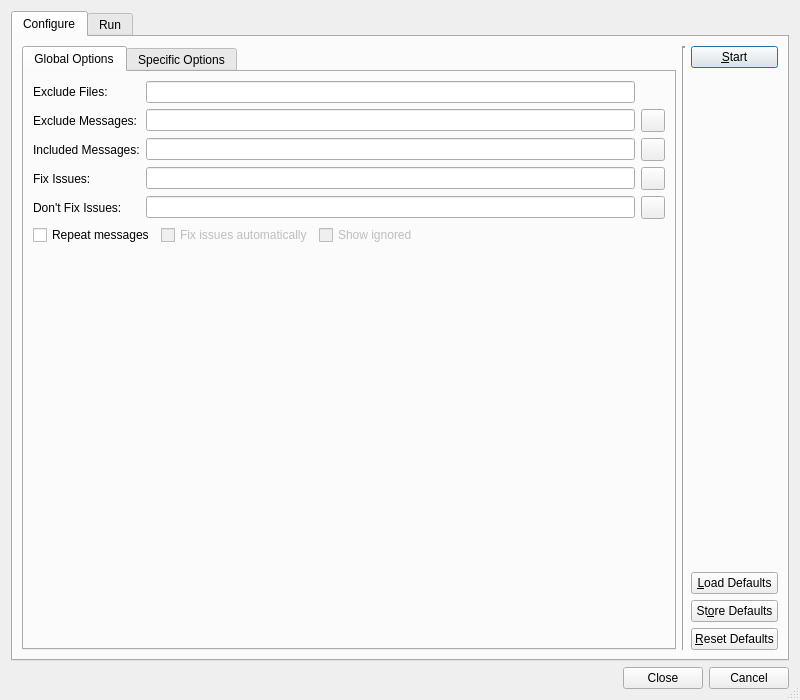
<?xml version="1.0" encoding="UTF-8"?>
<ui version="4.0">
 <class>CodeStyleCheckerDialog</class>
 <widget class="QDialog" name="CodeStyleCheckerDialog">
  <property name="geometry">
   <rect>
    <x>0</x>
    <y>0</y>
    <width>800</width>
    <height>700</height>
   </rect>
  </property>
  <property name="windowTitle">
   <string>Code Style Check Result</string>
  </property>
  <property name="whatsThis">
   <string>&lt;b&gt;Code Style Check Results&lt;/b&gt;
&lt;p&gt;This dialog shows the results of the code style check. Double clicking an
entry will open an editor window and position the cursor at the respective line and position.&lt;/p&gt;</string>
  </property>
  <property name="sizeGripEnabled">
   <bool>true</bool>
  </property>
  <layout class="QVBoxLayout" name="verticalLayout_9">
   <item>
    <widget class="QTabWidget" name="mainWidget">
     <property name="currentIndex">
      <number>0</number>
     </property>
     <widget class="QWidget" name="configureTab">
      <attribute name="title">
       <string>Configure</string>
      </attribute>
      <layout class="QHBoxLayout" name="horizontalLayout_2">
       <item>
        <widget class="QTabWidget" name="optionsTabWidget">
         <property name="currentIndex">
          <number>0</number>
         </property>
         <widget class="QWidget" name="globalOptionsTab">
          <attribute name="title">
           <string>Global Options</string>
          </attribute>
          <layout class="QGridLayout" name="gridLayout_2">
           <item row="0" column="0">
            <widget class="QLabel" name="label_2">
             <property name="text">
              <string>Exclude Files:</string>
             </property>
            </widget>
           </item>
           <item row="0" column="1">
            <widget class="E5ClearableLineEdit" name="excludeFilesEdit">
             <property name="toolTip">
              <string>Enter filename patterns of files to be excluded separated by a comma</string>
             </property>
            </widget>
           </item>
           <item row="1" column="0">
            <widget class="QLabel" name="label">
             <property name="text">
              <string>Exclude Messages:</string>
             </property>
            </widget>
           </item>
           <item row="1" column="1">
            <widget class="E5ClearableLineEdit" name="excludeMessagesEdit">
             <property name="toolTip">
              <string>Enter message codes or categories to be excluded separated by a comma</string>
             </property>
            </widget>
           </item>
           <item row="1" column="2">
            <widget class="QToolButton" name="excludeMessagesSelectButton">
             <property name="toolTip">
              <string>Press to select the message codes from a list</string>
             </property>
            </widget>
           </item>
           <item row="2" column="0">
            <widget class="QLabel" name="label_3">
             <property name="text">
              <string>Included Messages:</string>
             </property>
            </widget>
           </item>
           <item row="2" column="1">
            <widget class="E5ClearableLineEdit" name="includeMessagesEdit">
             <property name="toolTip">
              <string>Enter message codes or categories to be included separated by a comma</string>
             </property>
            </widget>
           </item>
           <item row="2" column="2">
            <widget class="QToolButton" name="includeMessagesSelectButton">
             <property name="toolTip">
              <string>Press to select the message codes from a list</string>
             </property>
            </widget>
           </item>
           <item row="3" column="0">
            <widget class="QLabel" name="label_4">
             <property name="text">
              <string>Fix Issues:</string>
             </property>
            </widget>
           </item>
           <item row="3" column="1">
            <widget class="E5ClearableLineEdit" name="fixIssuesEdit">
             <property name="toolTip">
              <string>Enter message codes of issues to be fixed automatically (leave empty to fix all)</string>
             </property>
            </widget>
           </item>
           <item row="3" column="2">
            <widget class="QToolButton" name="fixIssuesSelectButton">
             <property name="toolTip">
              <string>Press to select the message codes from a list</string>
             </property>
            </widget>
           </item>
           <item row="4" column="0">
            <widget class="QLabel" name="label_6">
             <property name="text">
              <string>Don't Fix Issues:</string>
             </property>
            </widget>
           </item>
           <item row="4" column="1">
            <widget class="E5ClearableLineEdit" name="noFixIssuesEdit">
             <property name="toolTip">
              <string>Enter message codes of issues not to be fixed automatically</string>
             </property>
            </widget>
           </item>
           <item row="4" column="2">
            <widget class="QToolButton" name="noFixIssuesSelectButton">
             <property name="toolTip">
              <string>Press to select the message codes from a list</string>
             </property>
            </widget>
           </item>
           <item row="5" column="0" colspan="3">
            <layout class="QHBoxLayout" name="horizontalLayout">
             <item>
              <widget class="QCheckBox" name="repeatCheckBox">
               <property name="toolTip">
                <string>Select to repeat each message type</string>
               </property>
               <property name="text">
                <string>Repeat messages</string>
               </property>
              </widget>
             </item>
             <item>
              <widget class="QCheckBox" name="fixIssuesCheckBox">
               <property name="enabled">
                <bool>false</bool>
               </property>
               <property name="toolTip">
                <string>Select to fix some issues</string>
               </property>
               <property name="text">
                <string>Fix issues automatically</string>
               </property>
              </widget>
             </item>
             <item>
              <widget class="QCheckBox" name="ignoredCheckBox">
               <property name="enabled">
                <bool>false</bool>
               </property>
               <property name="toolTip">
                <string>Select to show ignored issues</string>
               </property>
               <property name="text">
                <string>Show ignored</string>
               </property>
              </widget>
             </item>
             <item>
              <spacer name="horizontalSpacer">
               <property name="orientation">
                <enum>Qt::Horizontal</enum>
               </property>
               <property name="sizeHint" stdset="0">
                <size>
                 <width>40</width>
                 <height>20</height>
                </size>
               </property>
              </spacer>
             </item>
            </layout>
           </item>
           <item row="6" column="0" colspan="2">
            <spacer name="verticalSpacer_2">
             <property name="orientation">
              <enum>Qt::Vertical</enum>
             </property>
             <property name="sizeHint" stdset="0">
              <size>
               <width>20</width>
               <height>68</height>
              </size>
             </property>
            </spacer>
           </item>
          </layout>
         </widget>
         <widget class="QWidget" name="specificOptionsTab">
          <attribute name="title">
           <string>Specific Options</string>
          </attribute>
          <layout class="QVBoxLayout" name="verticalLayout_4">
           <property name="leftMargin">
            <number>1</number>
           </property>
           <property name="topMargin">
            <number>1</number>
           </property>
           <property name="rightMargin">
            <number>1</number>
           </property>
           <property name="bottomMargin">
            <number>1</number>
           </property>
           <item>
            <widget class="QScrollArea" name="scrollArea">
             <property name="frameShape">
              <enum>QFrame::NoFrame</enum>
             </property>
             <property name="frameShadow">
              <enum>QFrame::Plain</enum>
             </property>
             <property name="verticalScrollBarPolicy">
              <enum>Qt::ScrollBarAlwaysOn</enum>
             </property>
             <property name="widgetResizable">
              <bool>true</bool>
             </property>
             <widget class="QWidget" name="scrollAreaWidgetContents">
              <property name="geometry">
               <rect>
                <x>0</x>
                <y>0</y>
                <width>389</width>
                <height>1102</height>
               </rect>
              </property>
              <layout class="QVBoxLayout" name="verticalLayout_6">
               <item>
                <widget class="QGroupBox" name="groupBox">
                 <property name="title">
                  <string>Source Style</string>
                 </property>
                 <layout class="QVBoxLayout" name="verticalLayout_2">
                  <item>
                   <layout class="QGridLayout" name="gridLayout_5">
                    <item row="0" column="0">
                     <widget class="QLabel" name="label_5">
                      <property name="text">
                       <string>Max. Line Length:</string>
                      </property>
                     </widget>
                    </item>
                    <item row="0" column="1">
                     <widget class="QSpinBox" name="lineLengthSpinBox">
                      <property name="toolTip">
                       <string>Enter the maximum allowed line length (PEP-8: 79 characters)</string>
                      </property>
                      <property name="alignment">
                       <set>Qt::AlignRight|Qt::AlignTrailing|Qt::AlignVCenter</set>
                      </property>
                      <property name="minimum">
                       <number>60</number>
                      </property>
                      <property name="maximum">
                       <number>119</number>
                      </property>
                      <property name="value">
                       <number>79</number>
                      </property>
                     </widget>
                    </item>
                    <item row="1" column="0">
                     <widget class="QLabel" name="label_17">
                      <property name="text">
                       <string>Max. Documentation Line Length:</string>
                      </property>
                     </widget>
                    </item>
                    <item row="1" column="1">
                     <widget class="QSpinBox" name="docLineLengthSpinBox">
                      <property name="toolTip">
                       <string>Enter the maximum allowed line length (PEP-8: 79 characters)</string>
                      </property>
                      <property name="alignment">
                       <set>Qt::AlignRight|Qt::AlignTrailing|Qt::AlignVCenter</set>
                      </property>
                      <property name="minimum">
                       <number>60</number>
                      </property>
                      <property name="maximum">
                       <number>119</number>
                      </property>
                      <property name="value">
                       <number>79</number>
                      </property>
                     </widget>
                    </item>
                    <item row="0" column="2">
                     <spacer name="horizontalSpacer_3">
                      <property name="orientation">
                       <enum>Qt::Horizontal</enum>
                      </property>
                      <property name="sizeHint" stdset="0">
                       <size>
                        <width>40</width>
                        <height>20</height>
                       </size>
                      </property>
                     </spacer>
                    </item>
                   </layout>
                  </item>
                  <item>
                   <widget class="QGroupBox" name="groupBox_8">
                    <property name="title">
                     <string>Blank Lines Before</string>
                    </property>
                    <layout class="QGridLayout" name="gridLayout_3">
                     <item row="0" column="0">
                      <widget class="QLabel" name="label_15">
                       <property name="text">
                        <string>Top Level Classes and Functions:</string>
                       </property>
                      </widget>
                     </item>
                     <item row="0" column="1">
                      <widget class="QSpinBox" name="blankBeforeTopLevelSpinBox">
                       <property name="toolTip">
                        <string>Enter the number of blank lines before top level classes and functions</string>
                       </property>
                       <property name="alignment">
                        <set>Qt::AlignRight|Qt::AlignTrailing|Qt::AlignVCenter</set>
                       </property>
                       <property name="minimum">
                        <number>1</number>
                       </property>
                       <property name="maximum">
                        <number>10</number>
                       </property>
                       <property name="value">
                        <number>2</number>
                       </property>
                      </widget>
                     </item>
                     <item row="0" column="2">
                      <spacer name="horizontalSpacer_6">
                       <property name="orientation">
                        <enum>Qt::Horizontal</enum>
                       </property>
                       <property name="sizeHint" stdset="0">
                        <size>
                         <width>153</width>
                         <height>20</height>
                        </size>
                       </property>
                      </spacer>
                     </item>
                     <item row="1" column="0">
                      <widget class="QLabel" name="label_16">
                       <property name="text">
                        <string>Methods and Nested Classes and Functions:</string>
                       </property>
                      </widget>
                     </item>
                     <item row="1" column="1">
                      <widget class="QSpinBox" name="blankBeforeMethodSpinBox">
                       <property name="toolTip">
                        <string>Enter the number of blank lines before methods and nested classes or functions</string>
                       </property>
                       <property name="alignment">
                        <set>Qt::AlignRight|Qt::AlignTrailing|Qt::AlignVCenter</set>
                       </property>
                       <property name="minimum">
                        <number>1</number>
                       </property>
                       <property name="maximum">
                        <number>10</number>
                       </property>
                       <property name="value">
                        <number>1</number>
                       </property>
                      </widget>
                     </item>
                    </layout>
                   </widget>
                  </item>
                  <item>
                   <widget class="QCheckBox" name="hangClosingCheckBox">
                    <property name="toolTip">
                     <string>Select to allow hanging closing brackets</string>
                    </property>
                    <property name="text">
                     <string>Allow hanging closing brackets</string>
                    </property>
                   </widget>
                  </item>
                 </layout>
                </widget>
               </item>
               <item>
                <widget class="QGroupBox" name="groupBox_2">
                 <property name="title">
                  <string>Documentation Style</string>
                 </property>
                 <layout class="QHBoxLayout" name="horizontalLayout_3">
                  <item>
                   <widget class="QLabel" name="label_7">
                    <property name="text">
                     <string>Docstring Type:</string>
                    </property>
                   </widget>
                  </item>
                  <item>
                   <widget class="QComboBox" name="docTypeComboBox">
                    <property name="toolTip">
                     <string>Select the rule set for docstrings</string>
                    </property>
                   </widget>
                  </item>
                  <item>
                   <spacer name="horizontalSpacer_4">
                    <property name="orientation">
                     <enum>Qt::Horizontal</enum>
                    </property>
                    <property name="sizeHint" stdset="0">
                     <size>
                      <width>297</width>
                      <height>20</height>
                     </size>
                    </property>
                   </spacer>
                  </item>
                 </layout>
                </widget>
               </item>
               <item>
                <widget class="QGroupBox" name="groupBox_4">
                 <property name="title">
                  <string>Coding Line</string>
                 </property>
                 <layout class="QHBoxLayout" name="horizontalLayout_6">
                  <item>
                   <widget class="QLabel" name="label_9">
                    <property name="text">
                     <string>Valid Encodings:</string>
                    </property>
                   </widget>
                  </item>
                  <item>
                   <widget class="E5ClearableLineEdit" name="encodingsEdit">
                    <property name="toolTip">
                     <string>Enter valid encodings separated by a comma (leave empty to use defaults)</string>
                    </property>
                   </widget>
                  </item>
                 </layout>
                </widget>
               </item>
               <item>
                <widget class="QGroupBox" name="groupBox_5">
                 <property name="title">
                  <string>Copyright</string>
                 </property>
                 <layout class="QGridLayout" name="gridLayout">
                  <item row="0" column="0">
                   <widget class="QLabel" name="label_10">
                    <property name="text">
                     <string>Min. File Size:</string>
                    </property>
                   </widget>
                  </item>
                  <item row="0" column="1">
                   <widget class="QSpinBox" name="copyrightFileSizeSpinBox">
                    <property name="toolTip">
                     <string>Enter the minimum size a file must have to be checked (0 for all files)</string>
                    </property>
                    <property name="alignment">
                     <set>Qt::AlignRight|Qt::AlignTrailing|Qt::AlignVCenter</set>
                    </property>
                    <property name="maximum">
                     <number>4096</number>
                    </property>
                   </widget>
                  </item>
                  <item row="0" column="2">
                   <spacer name="horizontalSpacer_2">
                    <property name="orientation">
                     <enum>Qt::Horizontal</enum>
                    </property>
                    <property name="sizeHint" stdset="0">
                     <size>
                      <width>324</width>
                      <height>20</height>
                     </size>
                    </property>
                   </spacer>
                  </item>
                  <item row="1" column="0">
                   <widget class="QLabel" name="label_11">
                    <property name="text">
                     <string>Author:</string>
                    </property>
                   </widget>
                  </item>
                  <item row="1" column="1" colspan="2">
                   <widget class="E5ClearableLineEdit" name="copyrightAuthorEdit">
                    <property name="toolTip">
                     <string>Enter a copyright author name to check for (leave empty to omit this check)</string>
                    </property>
                   </widget>
                  </item>
                 </layout>
                </widget>
               </item>
               <item>
                <widget class="QGroupBox" name="groupBox_6">
                 <property name="title">
                  <string>Future Imports</string>
                 </property>
                 <layout class="QHBoxLayout" name="horizontalLayout_7">
                  <item>
                   <widget class="QLabel" name="label_12">
                    <property name="text">
                     <string>Expected Imports:</string>
                    </property>
                    <property name="alignment">
                     <set>Qt::AlignLeading|Qt::AlignLeft|Qt::AlignTop</set>
                    </property>
                   </widget>
                  </item>
                  <item>
                   <widget class="QListWidget" name="futuresList">
                    <property name="alternatingRowColors">
                     <bool>true</bool>
                    </property>
                    <property name="selectionMode">
                     <enum>QAbstractItemView::ExtendedSelection</enum>
                    </property>
                    <property name="sortingEnabled">
                     <bool>true</bool>
                    </property>
                   </widget>
                  </item>
                 </layout>
                </widget>
               </item>
               <item>
                <widget class="QGroupBox" name="groupBox_7">
                 <property name="title">
                  <string>Ignore Built-ins Assignment</string>
                 </property>
                 <layout class="QHBoxLayout" name="horizontalLayout_8">
                  <item>
                   <widget class="QTreeWidget" name="builtinsAssignmentList">
                    <property name="alternatingRowColors">
                     <bool>true</bool>
                    </property>
                    <property name="rootIsDecorated">
                     <bool>false</bool>
                    </property>
                    <property name="sortingEnabled">
                     <bool>true</bool>
                    </property>
                    <column>
                     <property name="text">
                      <string>Left</string>
                     </property>
                    </column>
                    <column>
                     <property name="text">
                      <string>Right</string>
                     </property>
                    </column>
                   </widget>
                  </item>
                  <item>
                   <layout class="QVBoxLayout" name="verticalLayout_5">
                    <item alignment="Qt::AlignHCenter">
                     <widget class="QToolButton" name="addBuiltinButton">
                      <property name="toolTip">
                       <string>Press to add a built-in assignment to be ignored</string>
                      </property>
                      <property name="text">
                       <string notr="true">+</string>
                      </property>
                     </widget>
                    </item>
                    <item alignment="Qt::AlignHCenter">
                     <widget class="QToolButton" name="deleteBuiltinButton">
                      <property name="toolTip">
                       <string>Press to delete the selected entries</string>
                      </property>
                      <property name="text">
                       <string notr="true">-</string>
                      </property>
                     </widget>
                    </item>
                    <item>
                     <spacer name="verticalSpacer_3">
                      <property name="orientation">
                       <enum>Qt::Vertical</enum>
                      </property>
                      <property name="sizeHint" stdset="0">
                       <size>
                        <width>20</width>
                        <height>40</height>
                       </size>
                      </property>
                     </spacer>
                    </item>
                   </layout>
                  </item>
                 </layout>
                </widget>
               </item>
               <item>
                <widget class="QGroupBox" name="groupBox_9">
                 <property name="title">
                  <string>Commented Code</string>
                 </property>
                 <layout class="QVBoxLayout" name="verticalLayout_3">
                  <item>
                   <widget class="QCheckBox" name="aggressiveCheckBox">
                    <property name="toolTip">
                     <string>Select to search for commented code more aggressively. This may increase the number of false positives.</string>
                    </property>
                    <property name="text">
                     <string>Search aggressively</string>
                    </property>
                   </widget>
                  </item>
                 </layout>
                </widget>
               </item>
               <item>
                <widget class="QGroupBox" name="groupBox_3">
                 <property name="title">
                  <string>Code Complexity</string>
                 </property>
                 <layout class="QGridLayout" name="gridLayout_4">
                  <item row="0" column="2" rowspan="2">
                   <spacer name="horizontalSpacer_5">
                    <property name="orientation">
                     <enum>Qt::Horizontal</enum>
                    </property>
                    <property name="sizeHint" stdset="0">
                     <size>
                      <width>313</width>
                      <height>20</height>
                     </size>
                    </property>
                   </spacer>
                  </item>
                  <item row="0" column="0">
                   <widget class="QLabel" name="label_8">
                    <property name="text">
                     <string>Max. McCabe Complexity:</string>
                    </property>
                   </widget>
                  </item>
                  <item row="0" column="1">
                   <widget class="QSpinBox" name="complexitySpinBox">
                    <property name="toolTip">
                     <string>Enter the maximum allowed code complexity (McCabe: 10)</string>
                    </property>
                    <property name="alignment">
                     <set>Qt::AlignRight|Qt::AlignTrailing|Qt::AlignVCenter</set>
                    </property>
                    <property name="maximum">
                     <number>100</number>
                    </property>
                    <property name="value">
                     <number>10</number>
                    </property>
                   </widget>
                  </item>
                  <item row="1" column="0">
                   <widget class="QLabel" name="label_13">
                    <property name="text">
                     <string>Max. Line Complexity:</string>
                    </property>
                   </widget>
                  </item>
                  <item row="1" column="1">
                   <widget class="QSpinBox" name="lineComplexitySpinBox">
                    <property name="toolTip">
                     <string>Enter the maximum complexity (number of nodes) for a line of code</string>
                    </property>
                    <property name="alignment">
                     <set>Qt::AlignRight|Qt::AlignTrailing|Qt::AlignVCenter</set>
                    </property>
                    <property name="maximum">
                     <number>100</number>
                    </property>
                    <property name="value">
                     <number>15</number>
                    </property>
                   </widget>
                  </item>
                  <item row="2" column="0">
                   <widget class="QLabel" name="label_14">
                    <property name="text">
                     <string>Max. Line Complexity Score:</string>
                    </property>
                   </widget>
                  </item>
                  <item row="2" column="1">
                   <widget class="QSpinBox" name="lineComplexityScoreSpinBox">
                    <property name="toolTip">
                     <string>Enter the maximum allowed median for line complexity</string>
                    </property>
                    <property name="alignment">
                     <set>Qt::AlignRight|Qt::AlignTrailing|Qt::AlignVCenter</set>
                    </property>
                    <property name="maximum">
                     <number>100</number>
                    </property>
                    <property name="value">
                     <number>10</number>
                    </property>
                   </widget>
                  </item>
                 </layout>
                </widget>
               </item>
               <item>
                <widget class="QGroupBox" name="groupBox_10">
                 <property name="title">
                  <string>Type Annotations</string>
                 </property>
                 <layout class="QGridLayout" name="gridLayout_6">
                  <item row="0" column="0">
                   <widget class="QLabel" name="label_18">
                    <property name="text">
                     <string>Min. Coverage:</string>
                    </property>
                   </widget>
                  </item>
                  <item row="0" column="1">
                   <widget class="QSpinBox" name="minAnnotationsCoverageSpinBox">
                    <property name="toolTip">
                     <string>Enter the minimum percentage of type annotations</string>
                    </property>
                    <property name="specialValueText">
                     <string>off</string>
                    </property>
                    <property name="suffix">
                     <string>%</string>
                    </property>
                    <property name="maximum">
                     <number>100</number>
                    </property>
                   </widget>
                  </item>
                  <item row="0" column="2">
                   <spacer name="horizontalSpacer_7">
                    <property name="orientation">
                     <enum>Qt::Horizontal</enum>
                    </property>
                    <property name="sizeHint" stdset="0">
                     <size>
                      <width>352</width>
                      <height>20</height>
                     </size>
                    </property>
                   </spacer>
                  </item>
                  <item row="1" column="0">
                   <widget class="QLabel" name="label_19">
                    <property name="text">
                     <string>Max. Complexity:</string>
                    </property>
                   </widget>
                  </item>
                  <item row="1" column="1">
                   <widget class="QSpinBox" name="maxAnnotationsComplexitySpinBox">
                    <property name="toolTip">
                     <string>Enter the maximum type annotation complexity</string>
                    </property>
                    <property name="minimum">
                     <number>1</number>
                    </property>
                    <property name="maximum">
                     <number>9</number>
                    </property>
                   </widget>
                  </item>
                 </layout>
                </widget>
               </item>
              </layout>
             </widget>
            </widget>
           </item>
          </layout>
         </widget>
        </widget>
       </item>
       <item>
        <widget class="Line" name="line">
         <property name="lineWidth">
          <number>2</number>
         </property>
         <property name="orientation">
          <enum>Qt::Vertical</enum>
         </property>
        </widget>
       </item>
       <item>
        <layout class="QVBoxLayout" name="verticalLayout">
         <item>
          <widget class="QPushButton" name="startButton">
           <property name="toolTip">
            <string>Press to start the code style check run</string>
           </property>
           <property name="text">
            <string>&amp;Start</string>
           </property>
          </widget>
         </item>
         <item>
          <spacer name="verticalSpacer">
           <property name="orientation">
            <enum>Qt::Vertical</enum>
           </property>
           <property name="sizeHint" stdset="0">
            <size>
             <width>20</width>
             <height>18</height>
            </size>
           </property>
          </spacer>
         </item>
         <item>
          <widget class="QPushButton" name="loadDefaultButton">
           <property name="toolTip">
            <string>Press to load the default values</string>
           </property>
           <property name="text">
            <string>&amp;Load Defaults</string>
           </property>
          </widget>
         </item>
         <item>
          <widget class="QPushButton" name="storeDefaultButton">
           <property name="toolTip">
            <string>Press to store the current values as defaults</string>
           </property>
           <property name="text">
            <string>St&amp;ore Defaults</string>
           </property>
          </widget>
         </item>
         <item>
          <widget class="QPushButton" name="resetDefaultButton">
           <property name="toolTip">
            <string>Press to reset the default values</string>
           </property>
           <property name="text">
            <string>&amp;Reset Defaults</string>
           </property>
          </widget>
         </item>
        </layout>
       </item>
      </layout>
     </widget>
     <widget class="QWidget" name="runTab">
      <attribute name="title">
       <string>Run</string>
      </attribute>
      <layout class="QHBoxLayout" name="horizontalLayout_4">
       <item>
        <layout class="QVBoxLayout" name="verticalLayout_7">
         <item>
          <widget class="QTreeWidget" name="resultList">
           <property name="sizePolicy">
            <sizepolicy hsizetype="Expanding" vsizetype="Expanding">
             <horstretch>0</horstretch>
             <verstretch>6</verstretch>
            </sizepolicy>
           </property>
           <property name="whatsThis">
            <string>&lt;b&gt;Result List&lt;/b&gt;
&lt;p&gt;This list shows the results of the code style check. Double clicking
an entry will open this entry in an editor window and position the cursor at
the respective line and position.&lt;/p&gt;</string>
           </property>
           <property name="alternatingRowColors">
            <bool>true</bool>
           </property>
           <property name="selectionMode">
            <enum>QAbstractItemView::ExtendedSelection</enum>
           </property>
           <property name="sortingEnabled">
            <bool>true</bool>
           </property>
           <column>
            <property name="text">
             <string>File/Line</string>
            </property>
           </column>
           <column>
            <property name="text">
             <string>Code</string>
            </property>
           </column>
           <column>
            <property name="text">
             <string>Message</string>
            </property>
           </column>
          </widget>
         </item>
         <item>
          <widget class="E5SqueezeLabelPath" name="checkProgressLabel">
           <property name="sizePolicy">
            <sizepolicy hsizetype="Expanding" vsizetype="Preferred">
             <horstretch>0</horstretch>
             <verstretch>0</verstretch>
            </sizepolicy>
           </property>
           <property name="text">
            <string/>
           </property>
          </widget>
         </item>
         <item>
          <widget class="QProgressBar" name="checkProgress">
           <property name="toolTip">
            <string>Shows the progress of the code style check</string>
           </property>
           <property name="value">
            <number>0</number>
           </property>
           <property name="orientation">
            <enum>Qt::Horizontal</enum>
           </property>
           <property name="format">
            <string>%v/%m Files</string>
           </property>
          </widget>
         </item>
        </layout>
       </item>
       <item>
        <widget class="Line" name="line_2">
         <property name="lineWidth">
          <number>2</number>
         </property>
         <property name="orientation">
          <enum>Qt::Vertical</enum>
         </property>
        </widget>
       </item>
       <item>
        <layout class="QVBoxLayout" name="verticalLayout_8">
         <item>
          <widget class="QPushButton" name="restartButton">
           <property name="toolTip">
            <string>Press to restart the code style check run</string>
           </property>
           <property name="text">
            <string>Restart</string>
           </property>
          </widget>
         </item>
         <item>
          <widget class="QPushButton" name="fixButton">
           <property name="toolTip">
            <string>Press to fix the selected issues</string>
           </property>
           <property name="text">
            <string>&amp;Fix Selected</string>
           </property>
          </widget>
         </item>
         <item>
          <spacer name="verticalSpacer_4">
           <property name="orientation">
            <enum>Qt::Vertical</enum>
           </property>
           <property name="sizeHint" stdset="0">
            <size>
             <width>20</width>
             <height>18</height>
            </size>
           </property>
          </spacer>
         </item>
        </layout>
       </item>
      </layout>
     </widget>
    </widget>
   </item>
   <item>
    <widget class="QDialogButtonBox" name="buttonBox">
     <property name="orientation">
      <enum>Qt::Horizontal</enum>
     </property>
     <property name="standardButtons">
      <set>QDialogButtonBox::Cancel|QDialogButtonBox::Close</set>
     </property>
    </widget>
   </item>
  </layout>
 </widget>
 <pixmapfunction>qPixmapFromMimeSource</pixmapfunction>
 <customwidgets>
  <customwidget>
   <class>E5SqueezeLabelPath</class>
   <extends>QLabel</extends>
   <header>E5Gui/E5SqueezeLabels.h</header>
  </customwidget>
  <customwidget>
   <class>E5ClearableLineEdit</class>
   <extends>QLineEdit</extends>
   <header>E5Gui/E5LineEdit.h</header>
  </customwidget>
 </customwidgets>
 <tabstops>
  <tabstop>mainWidget</tabstop>
  <tabstop>optionsTabWidget</tabstop>
  <tabstop>excludeFilesEdit</tabstop>
  <tabstop>excludeMessagesEdit</tabstop>
  <tabstop>excludeMessagesSelectButton</tabstop>
  <tabstop>includeMessagesEdit</tabstop>
  <tabstop>includeMessagesSelectButton</tabstop>
  <tabstop>fixIssuesEdit</tabstop>
  <tabstop>fixIssuesSelectButton</tabstop>
  <tabstop>noFixIssuesEdit</tabstop>
  <tabstop>noFixIssuesSelectButton</tabstop>
  <tabstop>repeatCheckBox</tabstop>
  <tabstop>fixIssuesCheckBox</tabstop>
  <tabstop>ignoredCheckBox</tabstop>
  <tabstop>scrollArea</tabstop>
  <tabstop>lineLengthSpinBox</tabstop>
  <tabstop>docLineLengthSpinBox</tabstop>
  <tabstop>blankBeforeTopLevelSpinBox</tabstop>
  <tabstop>blankBeforeMethodSpinBox</tabstop>
  <tabstop>hangClosingCheckBox</tabstop>
  <tabstop>docTypeComboBox</tabstop>
  <tabstop>encodingsEdit</tabstop>
  <tabstop>copyrightFileSizeSpinBox</tabstop>
  <tabstop>copyrightAuthorEdit</tabstop>
  <tabstop>futuresList</tabstop>
  <tabstop>builtinsAssignmentList</tabstop>
  <tabstop>addBuiltinButton</tabstop>
  <tabstop>deleteBuiltinButton</tabstop>
  <tabstop>aggressiveCheckBox</tabstop>
  <tabstop>complexitySpinBox</tabstop>
  <tabstop>lineComplexitySpinBox</tabstop>
  <tabstop>lineComplexityScoreSpinBox</tabstop>
  <tabstop>minAnnotationsCoverageSpinBox</tabstop>
  <tabstop>maxAnnotationsComplexitySpinBox</tabstop>
  <tabstop>loadDefaultButton</tabstop>
  <tabstop>storeDefaultButton</tabstop>
  <tabstop>resetDefaultButton</tabstop>
  <tabstop>startButton</tabstop>
  <tabstop>resultList</tabstop>
  <tabstop>restartButton</tabstop>
  <tabstop>fixButton</tabstop>
 </tabstops>
 <resources/>
 <connections>
  <connection>
   <sender>repeatCheckBox</sender>
   <signal>toggled(bool)</signal>
   <receiver>fixIssuesCheckBox</receiver>
   <slot>setEnabled(bool)</slot>
   <hints>
    <hint type="sourcelabel">
     <x>132</x>
     <y>286</y>
    </hint>
    <hint type="destinationlabel">
     <x>343</x>
     <y>286</y>
    </hint>
   </hints>
  </connection>
  <connection>
   <sender>repeatCheckBox</sender>
   <signal>toggled(bool)</signal>
   <receiver>ignoredCheckBox</receiver>
   <slot>setEnabled(bool)</slot>
   <hints>
    <hint type="sourcelabel">
     <x>138</x>
     <y>269</y>
    </hint>
    <hint type="destinationlabel">
     <x>380</x>
     <y>271</y>
    </hint>
   </hints>
  </connection>
 </connections>
</ui>
